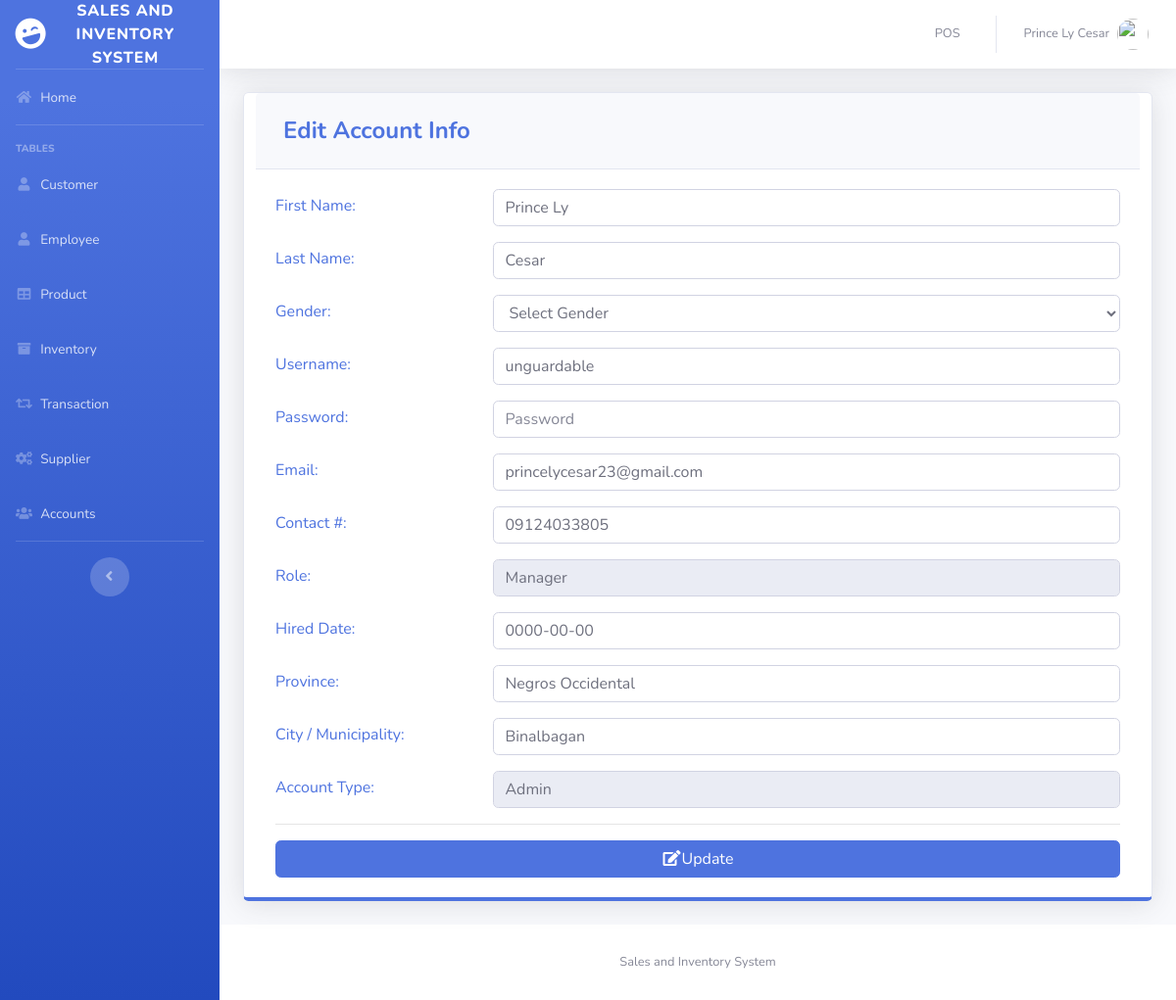
Before: /pages/settings.php (signed in) with the older database file.
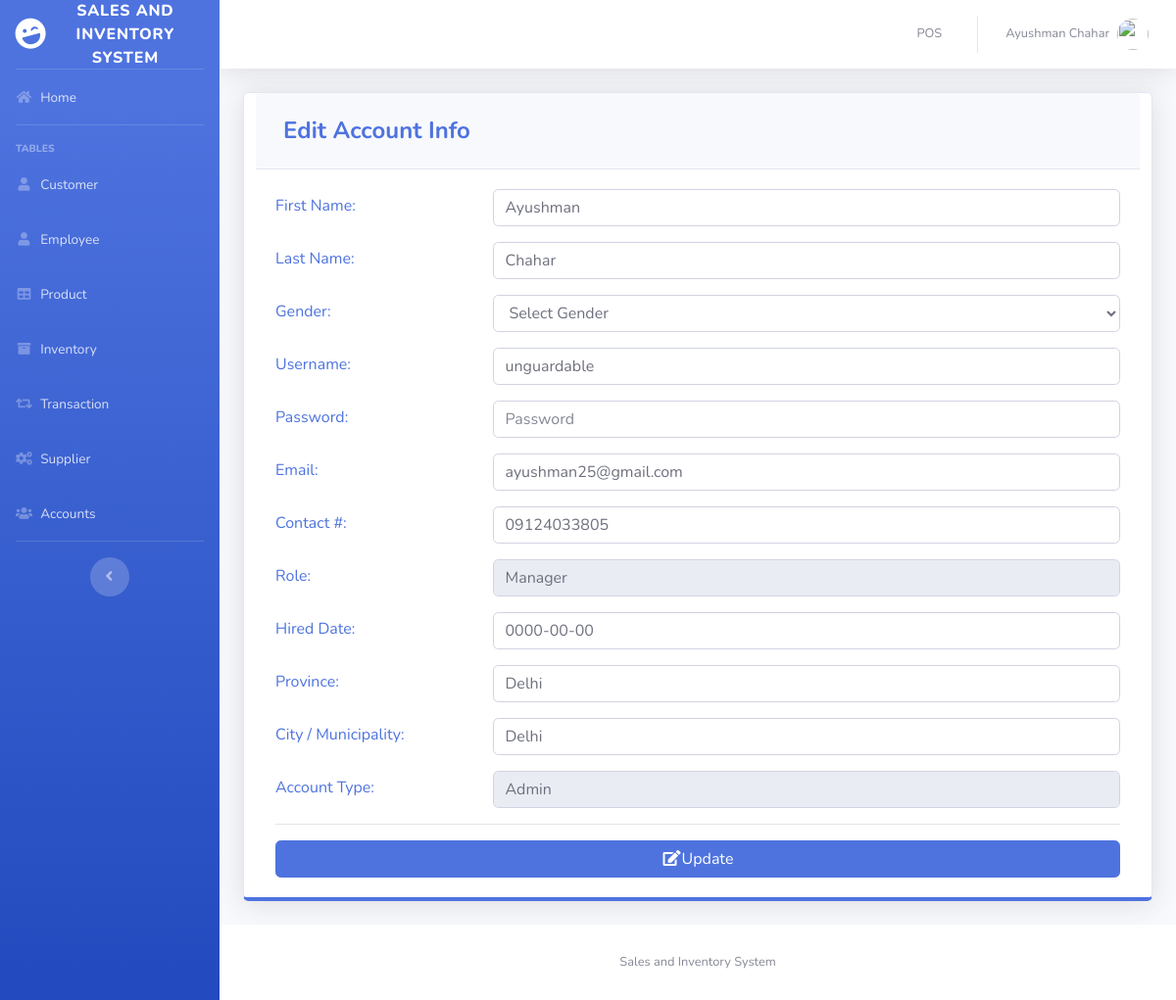
After: the same page with the newer database file.
### tables this page shows
CREATE TABLE `users` (
  `ID` int(11) NOT NULL,
  `EMPLOYEE_ID` int(11) DEFAULT NULL,
  `USERNAME` varchar(50) DEFAULT NULL,
  `PASSWORD` varchar(50) DEFAULT NULL,
  `TYPE_ID` int(11) DEFAULT NULL
);

CREATE TABLE `employee` (
  `EMPLOYEE_ID` int(11) NOT NULL,
  `FIRST_NAME` varchar(50) DEFAULT NULL,
  `LAST_NAME` varchar(50) DEFAULT NULL,
  `GENDER` varchar(50) DEFAULT NULL,
  `EMAIL` varchar(100) DEFAULT NULL,
  `PHONE_NUMBER` varchar(11) DEFAULT NULL,
  `JOB_ID` int(11) DEFAULT NULL,
  `HIRED_DATE` varchar(50) NOT NULL,
  `LOCATION_ID` int(11) DEFAULT NULL
);

CREATE TABLE `location` (
  `LOCATION_ID` int(11) NOT NULL,
  `PROVINCE` varchar(100) DEFAULT NULL,
  `CITY` varchar(100) DEFAULT NULL
);

CREATE TABLE `job` (
  `JOB_ID` int(11) NOT NULL,
  `JOB_TITLE` varchar(50) DEFAULT NULL
);

CREATE TABLE `type` (
  `TYPE_ID` int(11) NOT NULL,
  `TYPE` varchar(50) DEFAULT NULL
);

### pages/settings.php (the view, shortened to what the changed rows need)
<?php
include'../includes/connection.php';
include'../includes/sidebar.php';
?>
<?php
        $query = "SELECT ID, e.FIRST_NAME, e.LAST_NAME, e.GENDER, USERNAME, PASSWORD, e.EMAIL, PHONE_NUMBER, j.JOB_TITLE, e.HIRED_DATE, t.TYPE, l.PROVINCE, l.CITY
                      FROM users u
                      join employee e on u.EMPLOYEE_ID = e.EMPLOYEE_ID
                      join job j on e.JOB_ID=j.JOB_ID
                      join location l on e.LOCATION_ID=l.LOCATION_ID
                      join type t on u.TYPE_ID=t.TYPE_ID
                      WHERE ID =".$_SESSION['MEMBER_ID'];
        $result = mysqli_query($db, $query) or die(mysqli_error($db));
          while($row = mysqli_fetch_array($result))
          {
                $a= $row['FIRST_NAME'];
                $b=$row['LAST_NAME'];
                $d=$row['USERNAME'];
                $f=$row['EMAIL'];
                $g=$row['PHONE_NUMBER'];
                $h=$row['JOB_TITLE'];
                $i=$row['HIRED_DATE'];
                $j=$row['PROVINCE'];
                $k=$row['CITY'];
                $l=$row['TYPE'];
          }
      ?>
        <div class="card shadow mb-4 col-xs-12 col-md-12 border-bottom-primary">
            <div class="card-body">
            <form role="form" method="post" action="settings_edit.php">
              <div class="form-group row text-left text-primary">
                <div class="col-sm-9">
                  <input class="form-control" placeholder="First Name" name="firstname" value="<?php echo $a; ?>" required>
                </div>
              </div>
              <div class="form-group row text-left text-primary">
                <div class="col-sm-9">
                  <input class="form-control" placeholder="Last Name" name="lastname" value="<?php echo $b; ?>" required>
                </div>
              </div>
              <div class="form-group row text-left text-primary">
                <div class="col-sm-9">
                  <input class="form-control" placeholder="Username" name="username" value="<?php echo $d; ?>" required>
                </div>
              </div>
              <div class="form-group row text-left text-primary">
                <div class="col-sm-9">
                  <input class="form-control" placeholder="Email" name="email" value="<?php echo $f; ?>" required>
                </div>
              </div>
              <div class="form-group row text-left text-primary">
                <div class="col-sm-9">
                   <input class="form-control" placeholder="Contact #" name="phone" value="<?php echo $g; ?>" required>
                </div>
              </div>
              <div class="form-group row text-left text-primary">
                <div class="col-sm-9">
                  <input class="form-control" placeholder="Role" name="role" value="<?php echo $h; ?>" readonly>
                </div>
              </div>
              <div class="form-group row text-left text-primary">
                <div class="col-sm-9">
                  <input class="form-control" placeholder="Hired Date" name="hireddate" value="<?php echo $i; ?>" required>
                </div>
              </div>
              <div class="form-group row text-left text-primary">
                <div class="col-sm-9">
                  <input class="form-control" placeholder="Province" name="province" value="<?php echo $j; ?>" required>
                </div>
              </div>
              <div class="form-group row text-left text-primary">
                <div class="col-sm-9">
                  <input class="form-control" placeholder="City / Municipality" name="city" value="<?php echo $k; ?>" required>
                </div>
              </div>
              <div class="form-group row text-left text-primary">
                <div class="col-sm-9">
                  <input class="form-control" placeholder="Account Type" name="type" value="<?php echo $l; ?>" readonly>
                </div>
              </div>
              </form>
            </div>
          </div>
<?php
include'../includes/footer.php';
?>

### includes/topbar.php (shortened to what the changed rows need)
<div id="content-wrapper" class="d-flex flex-column">
  <div id="content">
    <nav class="navbar navbar-expand navbar-light bg-white topbar mb-4 static-top shadow">
      <ul class="navbar-nav ml-auto">
        <li class="nav-item dropdown no-arrow">
          <a class="nav-link dropdown-toggle" href="#" id="userDropdown" role="button" data-toggle="dropdown" aria-haspopup="true" aria-expanded="false">
            <span class="mr-2 d-none d-lg-inline text-gray-600 small"><?php echo  $_SESSION['FIRST_NAME']. ' '.$_SESSION['LAST_NAME'] ;?></span>
            <img class="img-profile rounded-circle"
            <?php
              if($_SESSION['GENDER']=='Male'){
                echo 'src="https://encrypted-tbn0.gstatic.com/images?q=tbn:ANd9GcTS0rikanm-OEchWDtCAWQ_s1hQq1nOlQUeJr242AdtgqcdEgm0Dg"';
              }else{
                echo 'src="https://encrypted-tbn0.gstatic.com/images?q=tbn:ANd9GcSNngF0RFPjyGl4ybo78-XYxxeap88Nvsyj1_txm6L4eheH8ZBu"';
              }
            ?>>
          </a>
        </li>
      </ul>
    </nav>
    <div class="container-fluid">

Changed rows visible on the page:
changed through a linked row, users "unguardable": firstname "Prince Ly" → "Ayushman"; lastname "Cesar" → "Chahar"; email "princelycesar23@gmail.com" → "ayushman25@gmail.com"; province "Negros Occidental" → "Delhi"; city "Binalbagan" → "Delhi"
Other visible differences:
$_SESSION['FIRST_NAME']: "Prince Ly" → "Ayushman"
$_SESSION['LAST_NAME']: "Cesar" → "Chahar"
